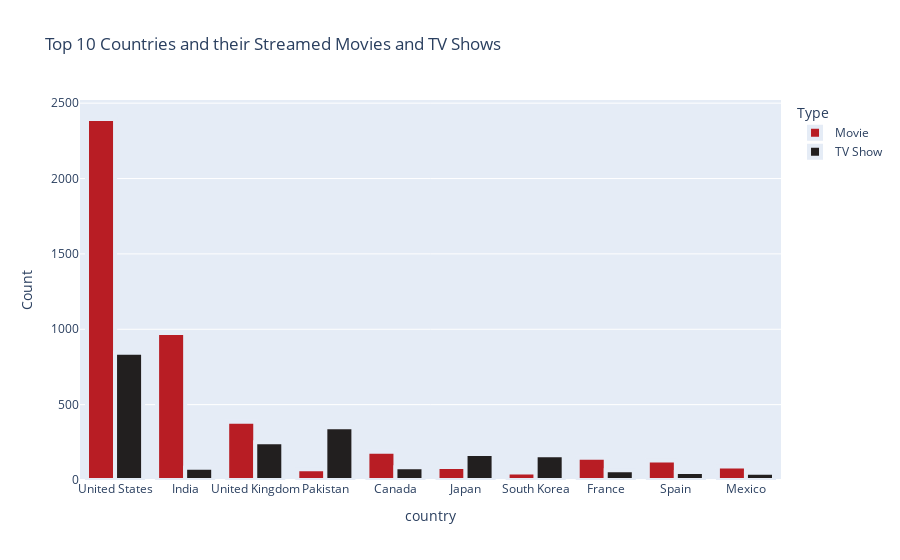

Write notebook code for a chart like this one.
### Code cell
country_type = df.groupby(['country', 'type']).size().unstack(fill_value=0).reset_index()

country_type['Total'] = country_type['Movie'] + country_type['TV Show']

country_type = country_type[country_type['country'] != 'Not Given']

country_type = country_type.sort_values(by='Total', ascending=False)

colors = ['#B81D24', '#221F1F']

fig = px.bar(country_type.head(10), x='country', y=['Movie', 'TV Show'],
             labels={'value': 'Count', 'variable': 'Type'},
             title='Top 10 Countries and their Streamed Movies and TV Shows',
             barmode='group',  # This stacks the bars next to each other
             color_discrete_map={key: value for key, value in zip(['Movie', 'TV Show'], colors)})

fig.update_traces(marker=dict(line=dict(width=4)))

fig.show()

### Figure 1 — Plotly figure (JSON) as saved in the notebook; plotly's stock layout.template omitted (floating-point values rounded to 4 significant figures)
{"data": [{"alignmentgroup": "True", "hovertemplate": "Type=Movie<br>country=%{x}<br>Count=%{y}<extra></extra>", "legendgroup": "Movie", "marker": {"color": "#B81D24", "line": {"width": 4}, "pattern": {"shape": ""}}, "name": "Movie", "offsetgroup": "Movie", "orientation": "v", "showlegend": true, "textposition": "auto", "type": "bar", "x": ["United States", "India", "United Kingdom", "Pakistan", "Canada", "Japan", "South Korea", "France", "Spain", "Mexico"], "xaxis": "x", "y": [2395, 976, 387, 71, 187, 87, 49, 148, 129, 90], "yaxis": "y"}, {"alignmentgroup": "True", "hovertemplate": "Type=TV Show<br>country=%{x}<br>Count=%{y}<extra></extra>", "legendgroup": "TV Show", "marker": {"color": "#221F1F", "line": {"width": 4}, "pattern": {"shape": ""}}, "name": "TV Show", "offsetgroup": "TV Show", "orientation": "v", "showlegend": true, "textposition": "auto", "type": "bar", "x": ["United States", "India", "United Kingdom", "Pakistan", "Canada", "Japan", "South Korea", "France", "Spain", "Mexico"], "xaxis": "x", "y": [845, 81, 251, 350, 84, 172, 165, 65, 53, 48], "yaxis": "y"}], "layout": {"barmode": "group", "legend": {"title": {"text": "Type"}, "tracegroupgap": 0}, "title": {"text": "Top 10 Countries and their Streamed Movies and TV Shows"}, "xaxis": {"anchor": "y", "domain": [0, 1], "title": {"text": "country"}}, "yaxis": {"anchor": "x", "domain": [0, 1], "title": {"text": "Count"}}}}
